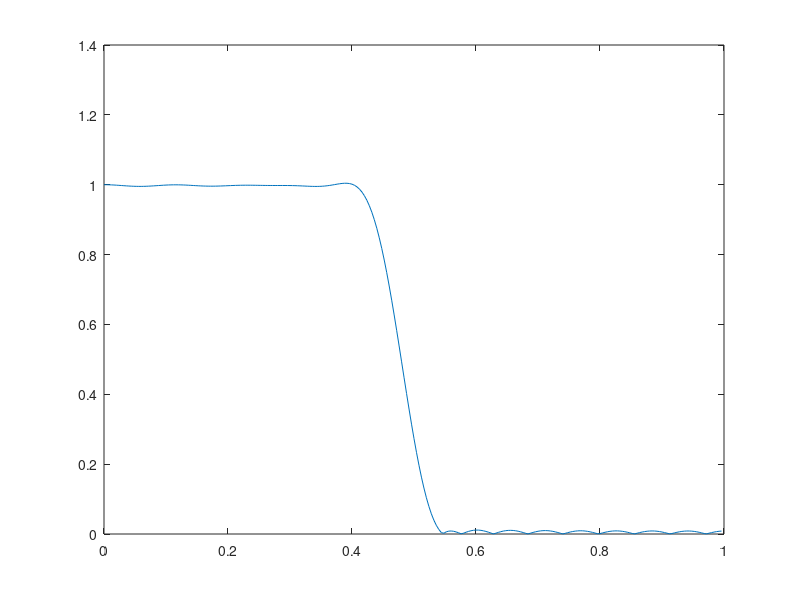

Write the MATLAB code that produced this figure. (Note: this script raises an error after producing the figure.)
clc;
clear;
close all;


%% Parameters of PSO
obj=@(x) objfun(x);
MaxIt = 250;           % Maximum Number of Iterations
order = 20;
Varsize = 30;
nPop = 25;              % Population Size (Swarm Size)  Size of the frequency list
w = 0.3;                % Intertia Coefficient
wdamp = 0.999;          % Damping Ratio of Inertia Coefficient
c1 = 2;                 % Personal Acceleration Coefficient
c2 = 2;                 % Social Acceleration Coefficient
ShowIterInfo = true;    % Flag for Showing Iteration Informatin
isfirstPrint = false;

MaxPosition = 2;
MinPosition = -2;
MaxVelocity = 2;
MinVelocity = -2;



%% design low pass filter

%desiredFilter = fir1(31,0.5,kaiser(32,8));

%[desiredFilter_h, desiredFilter_w] = freqz(desiredFilt);

%figure('name', 'PSO on FIR order 31');
%plot(desiredFilter_w/pi ,20*log10(abs(desiredFilter_h)));
%load chirp
%t = (0:length(y)-1)/Fs;
%desiredFilter= fir1(34,0.48,'high',chebwin(35,30));
%[desiredFilter_h, desiredFilter_w]=freqz(desiredFilter,1,250);

%plot(desiredFilter_w/pi ,(abs(desiredFilter_h)));

desiredFilter = fir1(34,0.48,chebwin(35,30));
[desiredFilter_h, desiredFilter_w]=freqz(desiredFilter,1,250);
plot(desiredFilter_w/pi ,abs(desiredFilter_h));


%% Initialization

% The Particle Template
particle.Position = [];
particle.Velocity = [];
particle.Best.Position = [];
particle.Cost = [];
particle.Best.Cost = [];
GlobalBest.Cost=inf;


% Create Population Array
%particle = repmat(particle, nPop, 1);

% Initialize Global Best
GlobalBest.Position = unifrnd(MinPosition, MaxPosition,1,Varsize);

% Initialize Population Members
for i=1:nPop

    % Generate Random Solution
    particle(i).Position = unifrnd(MinPosition, MaxPosition, 1, Varsize);
    particle(i).Velocity = unifrnd(MinVelocity, MaxVelocity, 1,Varsize);
    
    % Evaluation
    particle(i).Cost = obj(particle(i).Position);
   
    particle(i).Best.Position = particle(i).Position;
    particle(i).Best.Cost =  particle(i).Cost;
   
    if findError(particle(i).Position, desiredFilter_h) < findError(GlobalBest.Position, desiredFilter_h)
        GlobalBest.Position  = particle(i).Position;
    end

end
BestCost=zeros(MaxIt,1);

%% Main Loop of PSO
for it=1:MaxIt

    for i=1:nPop
       
        % Update Velocity
        for j = 1:Varsize
            particle(i).Velocity(j) = w*particle(i).Velocity(j) ...
                + c1*rand*(particle(i).Best.Position(j) - particle(i).Position(j)) ...
                + c2*rand*(GlobalBest.Position(j) - particle(i).Position(j));
        end
        
        % Update Position
        particle(i).Position = particle(i).Position + particle(i).Velocity;
        
        % Update Local Best
        if findError(particle(i).Position, desiredFilter_h) < findError(particle(i).Best.Position, desiredFilter_h)
            particle(i).Best.Position = particle(i).Position;
            
        % Evaluation
       particle(i).Cost = obj(particle(i).Best.Position);
        
        % Update Personal cost
        if particle(i).Cost < particle(i).Best.Cost
            particle(i).Best.Cost=particle(i).Cost;
        end
        %  update global cost
          if GlobalBest.Cost > particle(i).Best.Cost
              GlobalBest.Cost = particle(i).Best.Cost;
          end
            % Update Global Best
            if findError(particle(i).Best.Position, desiredFilter_h) < findError(GlobalBest.Position, desiredFilter_h)
                GlobalBest.Position = particle(i).Best.Position;
            end 
        end
    end
    BestCost(it)=GlobalBest.Cost;
 
    
    % Display Iteration Information
    if ShowIterInfo
        hold all

        [temp_y,temp_x] = freqz(GlobalBest.Position,1 ,250);
        
        % Check if first entry
        if(isfirstPrint)
            delete(mt);
        end
        
         mt=plot(temp_x/pi,(abs(temp_y)));
        
        title({'Interation #:' num2str(it) ('pso with lowpass')});
       
        xlabel('w ( x pi)');
        ylabel('|H(jw)| (abs)');
        
        hold off
        drawnow
        isfirstPrint = true;
    end
     

    % Damping Inertia Coefficient
    w = w * wdamp;
end
 disp('answer:')
    for i=1:nPop
       disp(particle(i).Position)
    end
    
plot(BestCost);
xlabel('iteration');
ylabel('error fitness');
disp('Done!');